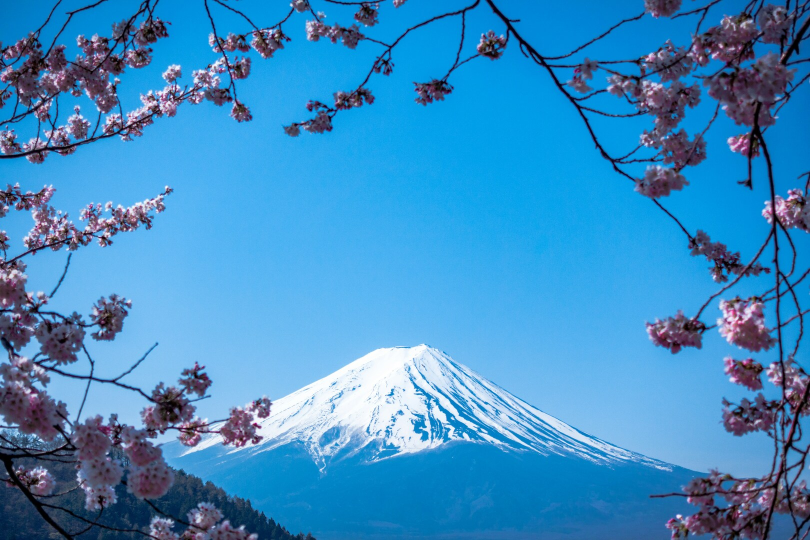
#> input picture data/image.jpg, 1620 x 1080 px, found by its file name (shown at 1/2 size)
$ jupyter execute --allow-errors image_clustering.ipynb
#> lines starting #> are read from the running program, lines starting #| are printed output that depends on the picture
# Proyecto de Clustering de Imágenes

Este proyecto tiene como objetivo aplicar diferentes algoritmos de clustering (KMeans, Clustering Jerárquico y Gaussian Mixtures) para reducir la paleta de colores de una imagen y luego recomponerla utilizando estos algoritmos.

## Objetivos:
- Cargar una imagen y aplicar los algoritmos de clustering.
- Recomponer la imagen utilizando una paleta de colores reducida.
- Comparar los resultados obtenidos con distintos algoritmos.

## 1. Importación de Librerías

En esta sección importamos las librerías necesarias para la carga, procesamiento de imágenes, y la implementación de algoritmos de clustering.

[cell 1]
import numpy as np
import matplotlib.pyplot as plt
from sklearn.cluster import KMeans, AgglomerativeClustering
from sklearn.mixture import GaussianMixture
from skimage.io import imread, imsave
from skimage.transform import resize

## 2. Cargar y Preprocesar la Imagen

A continuación, cargamos la imagen en formato `.jpg`, la redimensionamos y la normalizamos para facilitar el procesamiento. Esto permite que los algoritmos de clustering puedan trabajar eficientemente con los datos.

[cell 2]
# Cargar la imagen desde la carpeta 'data/'
image_path = 'data/image.jpg'
image = imread(image_path)
#> image is the input picture: shape (1080, 1620, 3); mean R, G, B 62, 141, 194.5

# Redimensionar la imagen a 300x300 píxeles para mantener buena calidad
image_resized = resize(image, (300, 300))
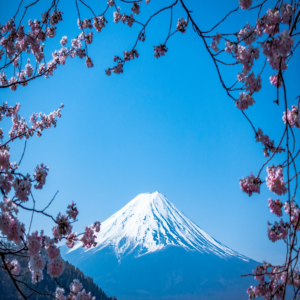
#> image_resized: shape (300, 300, 3) float64; mean R, G, B 0.243, 0.553, 0.763

# Convertir la imagen a una matriz de píxeles
pixels = image_resized.reshape(-1, 3)

# Normalizar los valores de los píxeles (entre 0 y 1)
if pixels.max() > 1:
    pixels = pixels / 255.0

# Mostrar la imagen original redimensionada
plt.imshow(image_resized)
plt.axis('off')
plt.title("Imagen Redimensionada")
plt.show()

## 3. Determinación del Número Óptimo de Clusters (Método del Codo)

Para aplicar correctamente el algoritmo **KMeans**, es importante seleccionar el número óptimo de clusters. Utilizamos el método del codo para encontrar este valor.

[cell 3]
# Determinar el número óptimo de clusters con el método del codo
inertia = []
k_values = range(2, 11)  # Evaluar entre 2 y 10 clusters
for k in k_values:
    kmeans = KMeans(n_clusters=k, random_state=42)
    kmeans.fit(pixels)
    inertia.append(kmeans.inertia_)
#> after the loop, inertia = [5798.3, 2913.1, 2091.3, 1600.9, 1282.7, 1029.3, 864.2, 753.4, 681.1]

# Graficar el Scree Plot
plt.plot(k_values, inertia, marker='o')
plt.xlabel('Número de Clusters')
plt.ylabel('Inercia')
plt.title('Método del Codo para KMeans')
plt.show()
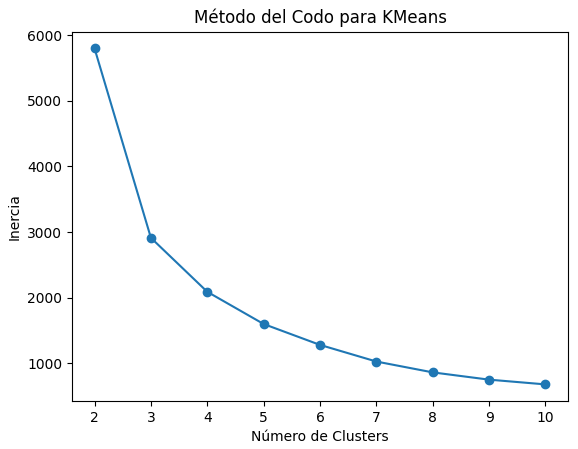
#> figure drawn by matplotlib, 1 panel

## 4. Aplicar KMeans y Obtener la Paleta de Colores

Con el número óptimo de clusters determinado, aplicamos **KMeans** para agrupar los colores de la imagen y obtener la paleta de colores reducida.

[cell 4]
# Aplicar KMeans con el número óptimo de clusters (por ejemplo, 4 clusters)
optimal_k = 4  # Cambiar este valor según los resultados del método del codo
kmeans = KMeans(n_clusters=optimal_k, random_state=42)
kmeans.fit(pixels)

# Obtener la paleta de colores
palette = np.clip(kmeans.cluster_centers_, 0, 1)

# Mostrar la paleta de colores obtenida
fig, ax = plt.subplots(1, optimal_k, figsize=(optimal_k*2, 2))

for i, color in enumerate(palette):
    ax[i].imshow([[color]])  # Cada color en la paleta se visualiza como una imagen de un solo píxel
    ax[i].axis('off')

plt.show()
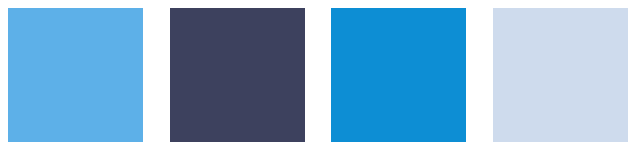
#> figure drawn by matplotlib, 4 panels

## 5. Recomposición de la Imagen utilizando la Paleta Reducida de KMeans

Utilizamos la paleta de colores obtenida de **KMeans** para recomponer la imagen original, mapeando los píxeles de acuerdo con los clusters obtenidos.

[cell 5]
# Etiquetas asignadas a cada píxel
labels = kmeans.predict(pixels)

# Recomponer la imagen utilizando la paleta de colores obtenida
reconstructed_image = palette[labels].reshape(image_resized.shape)
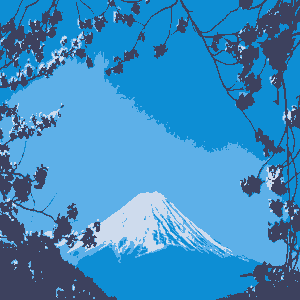
#> reconstructed_image: shape (300, 300, 3) float64; mean R, G, B 0.243, 0.553, 0.763

# Desnormalizar la imagen para que los valores estén entre 0 y 255
reconstructed_image_uint8 = (reconstructed_image * 255).astype(np.uint8)

# Mostrar la imagen recombinada
plt.imshow(reconstructed_image_uint8)
plt.axis('off')
plt.title("Imagen Recombinada con KMeans")
plt.show()

# Guardar la imagen recombinada
imsave('output/reconstructed_image_kmeans.jpg', reconstructed_image_uint8)
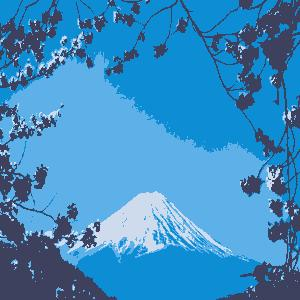
#> saved as reconstructed_image_kmeans.jpg: shape (300, 300, 3); mean R, G, B 62, 140.4, 193.7

## 6. Aplicar Clustering Jerárquico

A continuación, aplicamos el algoritmo de **Clustering Jerárquico** para agrupar los colores de la imagen y compararemos los resultados con KMeans.

[cell 6]
# Redimensionar la imagen a un tamaño más pequeño (100x100 píxeles)
image_resized = resize(image, (100, 100))
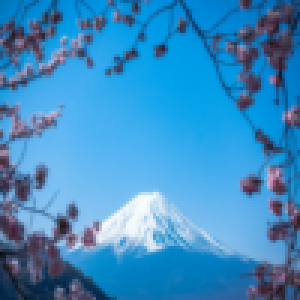
#> image_resized: shape (100, 100, 3) float64 (shown 3 times larger); mean R, G, B 0.243, 0.553, 0.763
pixels = image_resized.reshape(-1, 3)

# Tomar una muestra aleatoria del 10% de los píxeles
sample_size = int(0.1 * len(pixels))  # 10% de los píxeles
#> sample_size = 1000
random_indices = np.random.choice(len(pixels), sample_size, replace=False)
#> random_indices = 1000 values, max 9983 at index 459, min 9 at index 393, mean 5075.6
sample_pixels = pixels[random_indices]
#> sample_pixels = 1000 rows, first 8: [0.452, 0.387, 0.528], [0.0386, 0.168, 0.29], [0.0021, 0.472, 0.777], [0.287, 0.438, 0.608], [0.0722, 0.646, 0.925], [0.751, 0.848, 0.928], [0.411, 0.665, 0.867], [0.856, 0.929, 0.975]

# Aplicar Clustering Jerárquico a la muestra de píxeles
optimal_k = 6  # Ajusta este valor según tu análisis
hierarchical = AgglomerativeClustering(n_clusters=optimal_k, linkage='average')
hierarchical_labels_sample = hierarchical.fit_predict(sample_pixels)

# Asignar las etiquetas a todos los píxeles utilizando el modelo ajustado
hierarchical_labels = hierarchical.fit_predict(pixels)

# Generar una nueva paleta de colores
unique_labels = np.unique(hierarchical_labels)
#> unique_labels = [0, 1, 2, 3, 4, 5]
new_palette = np.clip(sample_pixels[:len(unique_labels)], 0, 1)
#> new_palette = [[0.452, 0.387, 0.528], [0.0386, 0.168, 0.29], [0.0021, 0.472, 0.777], [0.287, 0.438, 0.608], [0.0722, 0.646, 0.925], [0.751, 0.848, 0.928]]

# Recomponer la imagen utilizando las etiquetas de Clustering Jerárquico
reconstructed_image_hierarchical = new_palette[hierarchical_labels].reshape(image_resized.shape)
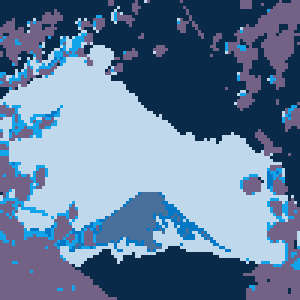
#> reconstructed_image_hierarchical: shape (100, 100, 3) float64 (shown 3 times larger); mean R, G, B 0.389, 0.493, 0.616

# Desnormalizar la imagen para que los valores estén entre 0 y 255
reconstructed_image_hierarchical_uint8 = (reconstructed_image_hierarchical * 255).astype(np.uint8)

# Mostrar la imagen recombinada con Clustering Jerárquico
plt.imshow(reconstructed_image_hierarchical_uint8)
plt.axis('off')
plt.title("Imagen Recombinada con Clustering Jerárquico")
plt.show()

# Guardar la imagen recombinada
imsave('output/reconstructed_image_hierarchical.jpg', reconstructed_image_hierarchical_uint8)
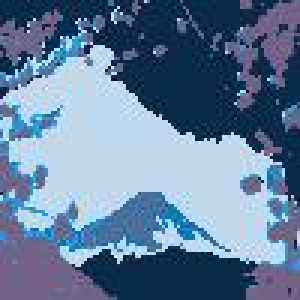
#> saved as reconstructed_image_hierarchical.jpg: shape (100, 100, 3) (shown 3 times larger); mean R, G, B 99.2, 125.2, 155.7

## 7. Aplicar Gaussian Mixtures

Finalmente, aplicamos el algoritmo de **Gaussian Mixtures (GMM)** para agrupar los colores de la imagen y recomponerla.

[cell 7]
# Aplicar Gaussian Mixtures
gmm = GaussianMixture(n_components=optimal_k, random_state=42)
gmm.fit(pixels)

# Etiquetas de Gaussian Mixtures
gmm_labels = gmm.predict(pixels)
#> gmm_labels = 10000 values, max 5 at index 0, min 0 at index 2720, mean 2.42

# Recomponer la imagen utilizando Gaussian Mixtures
#> (the rest of this cell did not finish here and is left out)

## 8. Aplicar Gaussian Mixtures

Finalmente, aplicamos el algoritmo de **Gaussian Mixtures (GMM)** para agrupar los colores de la imagen y recomponerla. Este método permite modelar los datos asumiendo que provienen de una mezcla de distribuciones gaussianas, lo que lo hace más flexible que KMeans o Clustering Jerárquico.

[cell 8]
from sklearn.mixture import GaussianMixture

# Aplicar Gaussian Mixtures con el número óptimo de clusters
gmm = GaussianMixture(n_components=optimal_k, random_state=42)
gmm_labels = gmm.fit_predict(pixels)

# Recomponer la imagen utilizando Gaussian Mixtures
#> (the rest of this cell did not finish here and is left out)

## 9. Comparación de Resultados

En esta sección, comparamos los resultados obtenidos utilizando los tres métodos de clustering: **KMeans**, **Clustering Jerárquico**, y **Gaussian Mixtures**. Analizaremos las diferencias visuales entre los métodos y discutiremos sus ventajas y desventajas en el contexto del procesamiento de imágenes.

[cell 9]
# Verificar si todas las imágenes están definidas antes de la comparación
if 'reconstructed_image_uint8' not in locals():
    print("Imagen con KMeans no está definida. Verifica que hayas ejecutado correctamente la sección de KMeans.")
if 'reconstructed_image_hierarchical_uint8' not in locals():
    print("Imagen con Clustering Jerárquico no está definida. Verifica que hayas ejecutado correctamente la sección de Clustering Jerárquico.")
if 'reconstructed_image_gmm_uint8' not in locals():
    print("Imagen con Gaussian Mixtures no está definida. Verifica que hayas ejecutado correctamente la sección de Gaussian Mixtures.")

# Mostrar todas las imágenes recombinadas juntas para comparación
fig, ax = plt.subplots(1, 3, figsize=(15, 5))

# Imagen recombinada con KMeans
if 'reconstructed_image_uint8' in locals():
    ax[0].imshow(reconstructed_image_uint8)
    ax[0].axis('off')
    ax[0].set_title("KMeans")
else:
    ax[0].text(0.5, 0.5, 'KMeans no disponible', horizontalalignment='center', verticalalignment='center')
    ax[0].axis('off')

# Imagen recombinada con Clustering Jerárquico
if 'reconstructed_image_hierarchical_uint8' in locals():
    ax[1].imshow(reconstructed_image_hierarchical_uint8)
    ax[1].axis('off')
    ax[1].set_title("Clustering Jerárquico")
else:
    ax[1].text(0.5, 0.5, 'Clustering Jerárquico no disponible', horizontalalignment='center', verticalalignment='center')
    ax[1].axis('off')

# Imagen recombinada con Gaussian Mixtures
if 'reconstructed_image_gmm_uint8' in locals():
    ax[2].imshow(reconstructed_image_gmm_uint8)
    ax[2].axis('off')
    ax[2].set_title("Gaussian Mixtures")
else:
    ax[2].text(0.5, 0.5, 'Gaussian Mixtures no disponible', horizontalalignment='center', verticalalignment='center')
    ax[2].axis('off')

plt.show()
